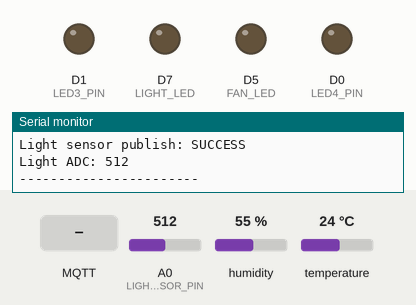
This sketch was run on a simulated ESP8266 (NodeMCU). Shown: output pins drawn as LEDs (lit = HIGH), the last lines printed to the serial monitor. Inputs (shaded band) come from the test bench; at power-on: A0 (LIGHT_SENSOR_PIN) = 512, humidity 55 %, temperature 24 °C. WiFi joins after 1.5 s; servers stay silent unless stated; a WiFi scan finds three made-up networks; random numbers use the default seed unless the sketch sets one; no MQTT or app messages arrive unless stated.

Above: at 5.7 s.
5.8 s: MQTT message "ON" arrives on the first subscribed topic
At 6.3 s:
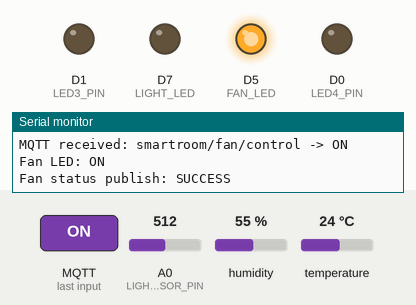
7.3 s: MQTT message "ON" arrives on the second subscribed topic
At 8.5 s:
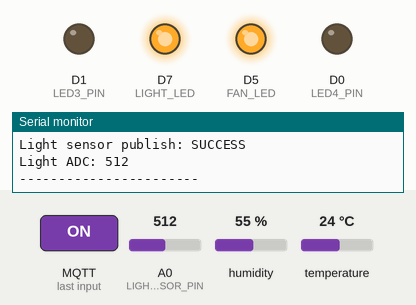
8.8 s: MQTT message "OFF" arrives on the first subscribed topic
At 9.8 s:
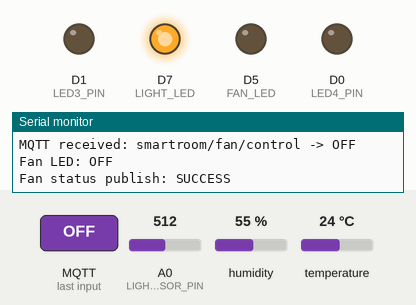
10.3 s: MQTT message "ON" arrives on the third subscribed topic
At 11.0 s:
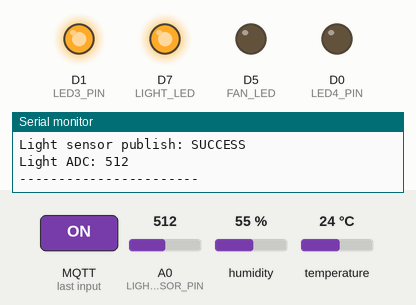
11.8 s: MQTT message "OFF" arrives on the second subscribed topic
At 12.2 s:
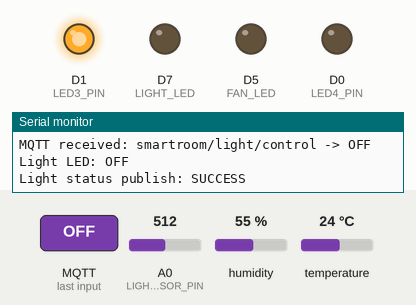
13.3 s: MQTT message "ON" arrives on the first subscribed topic
At 14.5 s:
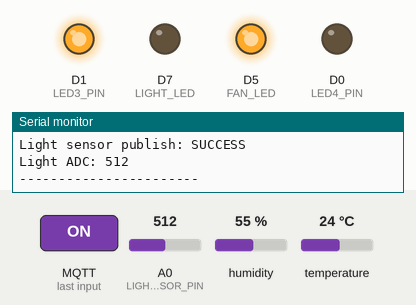
Timing chart, 0 to 15.8 s (numbered marks = the images above; inputs shaded):
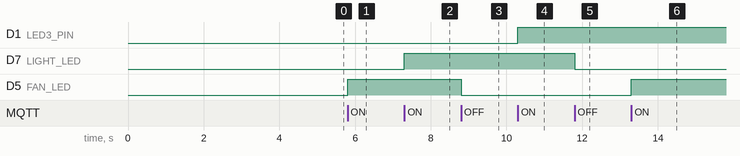

Measured:
- after the input at 5.8 s, D5 (FAN_LED): LOW → HIGH at once
- after the input at 7.3 s, D7 (LIGHT_LED): LOW → HIGH at once
- after the input at 8.8 s, D5 (FAN_LED): HIGH → LOW at once
- after the input at 10.3 s, D1 (LED3_PIN): LOW → HIGH at once
- after the input at 11.8 s, D7 (LIGHT_LED): HIGH → LOW at once
- after the input at 13.3 s, D5 (FAN_LED): LOW → HIGH at once

The sketch:

iotptit.ino
```cpp
#include <ESP8266WiFi.h>
#include <PubSubClient.h>
#include <DHT.h>
#include "secrets.h"

// =====================================================
// WIFI CONFIG
// =====================================================


// =====================================================
// MQTT CONFIG
// =====================================================

const int MQTT_PORT = 1884;


// =====================================================
// MQTT TOPICS
// =====================================================

// ---------- SENSOR ----------

const char* TEMPERATURE_TOPIC =
  "smartroom/sensor/temperature";

const char* HUMIDITY_TOPIC =
  "smartroom/sensor/humidity";

const char* LIGHT_SENSOR_TOPIC =
  "smartroom/sensor/light";

const char* RANDOM_SENSOR_TOPIC = "smartroom/sensor/random";


// ---------- FAN ----------

const char* FAN_CONTROL_TOPIC =
  "smartroom/fan/control";

const char* FAN_STATUS_TOPIC =
  "smartroom/fan/status";


// ---------- LIGHT ----------

const char* LIGHT_CONTROL_TOPIC =
  "smartroom/light/control";

const char* LIGHT_STATUS_TOPIC =
  "smartroom/light/status";

const char* LED3_CONTROL_TOPIC = "smartroom/led3/control";
const char* LED3_STATUS_TOPIC = "smartroom/led3/status";
const char* LED4_CONTROL_TOPIC = "smartroom/led4/control";
const char* LED4_STATUS_TOPIC = "smartroom/led4/status";


// =====================================================
// PIN CONFIG
// =====================================================

// DHT11
#define DHTPIN D2
#define DHTTYPE DHT11

// LED xanh = FAN
#define FAN_LED D5

// LED trắng = LIGHT
#define LIGHT_LED D7

// Hai LED bổ sung.
#define LED3_PIN D1
#define LED4_PIN D0

// Light Sensor
#define LIGHT_SENSOR_PIN A0


// =====================================================
// OBJECTS
// =====================================================

DHT dht(DHTPIN, DHTTYPE);

WiFiClient wifiClient;

PubSubClient mqttClient(wifiClient);


// =====================================================
// TIMER
// =====================================================

unsigned long lastSensorPublish = 0;

// Publish sensor data every 3 seconds
const unsigned long SENSOR_INTERVAL = 3000;

void applyExtraLed(const String& topic, const String& message,
                   const char* controlTopic, const char* statusTopic, uint8_t pin) {
  if (topic != controlTopic || (message != "ON" && message != "OFF")) return;
  digitalWrite(pin, message == "ON" ? HIGH : LOW);
  mqttClient.publish(statusTopic, message.c_str(), true);
}


// =====================================================
// CONNECT WIFI
// =====================================================

void connectWiFi() {

  WiFi.mode(WIFI_STA);
  int networkCount = WiFi.scanNetworks();
  bool targetVisible = false;
  for (int i = 0; i < networkCount; i++) {
    if (WiFi.SSID(i) == WIFI_SSID) targetVisible = true;
  }
  WiFi.scanDelete();
  Serial.print("Configured WiFi visible: ");
  Serial.println(targetVisible ? "yes" : "no");

  Serial.print("Connecting to WiFi");

  WiFi.begin(
    WIFI_SSID,
    WIFI_PASSWORD
  );

  unsigned int attempts = 0;
  while (WiFi.status() != WL_CONNECTED) {

    delay(500);

    Serial.print(".");
    if (++attempts % 20 == 0) {
      Serial.print(" status=");
      Serial.println(WiFi.status());
    }
  }

  Serial.println();

  Serial.println("WiFi connected!");

  Serial.print("ESP8266 IP: ");
  Serial.println(WiFi.localIP());
}


// =====================================================
// MQTT CALLBACK
// =====================================================

void mqttCallback(
  char* topic,
  byte* payload,
  unsigned int length
) {

  // ---------------------------------------------------
  // Convert MQTT payload to String
  // ---------------------------------------------------

  String message = "";

  for (
    unsigned int i = 0;
    i < length;
    i++
  ) {

    message += (char)payload[i];
  }


  // ---------------------------------------------------
  // Print received MQTT message
  // ---------------------------------------------------

  Serial.print("MQTT received: ");
  Serial.print(topic);
  Serial.print(" -> ");
  Serial.println(message);


  // ===================================================
  // FAN CONTROL
  // ===================================================

  if (
    String(topic) ==
    FAN_CONTROL_TOPIC
  ) {

    // -------------------------------------------------
    // FAN ON
    // -------------------------------------------------

    if (message == "ON") {

      digitalWrite(
        FAN_LED,
        HIGH
      );

      Serial.println("Fan LED: ON");


      // -----------------------------------------------
      // Publish actual status
      // -----------------------------------------------

      bool success = mqttClient.publish(
        FAN_STATUS_TOPIC,
        "ON",
        true
      );

      Serial.print("Fan status publish: ");
      Serial.println(
        success ? "SUCCESS" : "FAILED"
      );
    }


    // -------------------------------------------------
    // FAN OFF
    // -------------------------------------------------

    else if (
      message == "OFF"
    ) {

      digitalWrite(
        FAN_LED,
        LOW
      );

      Serial.println("Fan LED: OFF");


      // -----------------------------------------------
      // Publish actual status
      // -----------------------------------------------

      bool success = mqttClient.publish(
        FAN_STATUS_TOPIC,
        "OFF",
        true
      );

      Serial.print("Fan status publish: ");
      Serial.println(
        success ? "SUCCESS" : "FAILED"
      );
    }
  }


  // ===================================================
  // LIGHT CONTROL
  // ===================================================

  if (
    String(topic) ==
    LIGHT_CONTROL_TOPIC
  ) {

    // -------------------------------------------------
    // LIGHT ON
    // -------------------------------------------------

    if (message == "ON") {

      digitalWrite(
        LIGHT_LED,
        HIGH
      );

      Serial.println("Light LED: ON");


      // -----------------------------------------------
      // Publish actual status
      // -----------------------------------------------

      bool success = mqttClient.publish(
        LIGHT_STATUS_TOPIC,
        "ON",
        true
      );

      Serial.print("Light status publish: ");
      Serial.println(
        success ? "SUCCESS" : "FAILED"
      );
    }


    // -------------------------------------------------
    // LIGHT OFF
    // -------------------------------------------------

    else if (
      message == "OFF"
    ) {

      digitalWrite(
        LIGHT_LED,
        LOW
      );

      Serial.println("Light LED: OFF");


      // -----------------------------------------------
      // Publish actual status
      // -----------------------------------------------

      bool success = mqttClient.publish(
        LIGHT_STATUS_TOPIC,
        "OFF",
        true
      );

      Serial.print("Light status publish: ");
      Serial.println(
        success ? "SUCCESS" : "FAILED"
      );
    }
  }

  applyExtraLed(String(topic), message, LED3_CONTROL_TOPIC, LED3_STATUS_TOPIC, LED3_PIN);
  applyExtraLed(String(topic), message, LED4_CONTROL_TOPIC, LED4_STATUS_TOPIC, LED4_PIN);
}


// =====================================================
// CONNECT MQTT
// =====================================================

void connectMQTT() {

  while (
    !mqttClient.connected()
  ) {

    Serial.print("Connecting to MQTT...");


    // -------------------------------------------------
    // Create unique client ID
    // -------------------------------------------------

    String clientId =
      "ESP8266-" +
      String(
        ESP.getChipId()
      );


    // -------------------------------------------------
    // Connect using username/password
    // -------------------------------------------------

    if (
      mqttClient.connect(
        clientId.c_str(),
        MQTT_USERNAME,
        MQTT_PASSWORD
      )
    ) {

      Serial.println("connected!");


      // ===============================================
      // SUBSCRIBE FAN CONTROL
      // ===============================================

      bool fanSubscribed =
        mqttClient.subscribe(
          FAN_CONTROL_TOPIC
        );


      // ===============================================
      // SUBSCRIBE LIGHT CONTROL
      // ===============================================

      bool lightSubscribed =
        mqttClient.subscribe(
          LIGHT_CONTROL_TOPIC
        );

      bool led3Subscribed = mqttClient.subscribe(LED3_CONTROL_TOPIC);
      bool led4Subscribed = mqttClient.subscribe(LED4_CONTROL_TOPIC);


      // -------------------------------------------------
      // Print subscription result
      // -------------------------------------------------

      Serial.println("Subscribed:");

      Serial.print("  ");
      Serial.print(FAN_CONTROL_TOPIC);
      Serial.print(" -> ");
      Serial.println(
        fanSubscribed ? "SUCCESS" : "FAILED"
      );

      Serial.print("  ");
      Serial.print(LIGHT_CONTROL_TOPIC);
      Serial.print(" -> ");
      Serial.println(
        lightSubscribed ? "SUCCESS" : "FAILED"
      );

      Serial.print("  "); Serial.print(LED3_CONTROL_TOPIC);
      Serial.println(led3Subscribed ? " -> SUCCESS" : " -> FAILED");
      Serial.print("  "); Serial.print(LED4_CONTROL_TOPIC);
      Serial.println(led4Subscribed ? " -> SUCCESS" : " -> FAILED");
    }


    // -------------------------------------------------
    // MQTT CONNECTION FAILED
    // -------------------------------------------------

    else {

      Serial.print(
        "failed, rc="
      );

      Serial.println(
        mqttClient.state()
      );

      Serial.println(
        "Retrying in 10 seconds..."
      );

      delay(10000);
    }
  }
}


// =====================================================
// PUBLISH SENSOR DATA
// =====================================================

void publishSensorData() {

  // ===================================================
  // READ DHT11
  // ===================================================

  float humidity =
    dht.readHumidity();

  float temperature =
    dht.readTemperature();


  // ===================================================
  // READ LIGHT SENSOR
  // ===================================================

  int lightValue =
    analogRead(
      LIGHT_SENSOR_PIN
    );


  // ===================================================
  // CHECK DHT11
  // ===================================================

  if (
    isnan(humidity) ||
    isnan(temperature)
  ) {

    Serial.println(
      "Failed to read DHT11!"
    );
  }

  else {

    // -------------------------------------------------
    // Convert temperature to String
    // -------------------------------------------------

    char temperatureString[10];

    dtostrf(
      temperature,
      1,
      2,
      temperatureString
    );


    // -------------------------------------------------
    // Convert humidity to String
    // -------------------------------------------------

    char humidityString[10];

    dtostrf(
      humidity,
      1,
      2,
      humidityString
    );


    // =================================================
    // PUBLISH TEMPERATURE
    // =================================================

    bool temperatureSuccess =
      mqttClient.publish(
        TEMPERATURE_TOPIC,
        temperatureString
      );

    Serial.print(
      "Temperature publish: "
    );

    Serial.println(
      temperatureSuccess
        ? "SUCCESS"
        : "FAILED"
    );


    // =================================================
    // PUBLISH HUMIDITY
    // =================================================

    bool humiditySuccess =
      mqttClient.publish(
        HUMIDITY_TOPIC,
        humidityString
      );

    Serial.print(
      "Humidity publish: "
    );

    Serial.println(
      humiditySuccess
        ? "SUCCESS"
        : "FAILED"
    );


    // =================================================
    // PRINT TEMPERATURE
    // =================================================

    Serial.print(
      "Temperature: "
    );

    Serial.print(
      temperature
    );

    Serial.println(
      " C"
    );


    // =================================================
    // PRINT HUMIDITY
    // =================================================

    Serial.print(
      "Humidity: "
    );

    Serial.print(
      humidity
    );

    Serial.println(
      " %"
    );
  }


  // ===================================================
  // LIGHT SENSOR
  // ===================================================

  char lightString[10];

  sprintf(
    lightString,
    "%d",
    lightValue
  );


  // ===================================================
  // PUBLISH LIGHT SENSOR VALUE
  // ===================================================

  bool lightSuccess =
    mqttClient.publish(
      LIGHT_SENSOR_TOPIC,
      lightString
    );

  Serial.print(
    "Light sensor publish: "
  );

  Serial.println(
    lightSuccess
      ? "SUCCESS"
      : "FAILED"
  );


  // ===================================================
  // PRINT LIGHT VALUE
  // ===================================================

  Serial.print(
    "Light ADC: "
  );

  Serial.println(
    lightValue
  );

  // Giá trị thứ tư là dữ liệu mô phỏng, không phải cảm biến vật lý.
  char randomString[5];
  snprintf(randomString, sizeof(randomString), "%ld", random(0, 101));
  mqttClient.publish(RANDOM_SENSOR_TOPIC, randomString);

  Serial.println(
    "-----------------------"
  );
}


// =====================================================
// SETUP
// =====================================================

void setup() {

  // ===================================================
  // SERIAL MONITOR
  // ===================================================

  Serial.begin(115200);

  delay(1000);


  // ===================================================
  // INITIALIZE DHT11
  // ===================================================

  dht.begin();
  randomSeed(micros() ^ analogRead(LIGHT_SENSOR_PIN));


  // ===================================================
  // LED OUTPUTS
  // ===================================================

  pinMode(
    FAN_LED,
    OUTPUT
  );

  pinMode(
    LIGHT_LED,
    OUTPUT
  );

  pinMode(LED3_PIN, OUTPUT);
  pinMode(LED4_PIN, OUTPUT);

  // ===================================================
  // DEFAULT OFF
  // ===================================================

  digitalWrite(
    FAN_LED,
    LOW
  );

  digitalWrite(
    LIGHT_LED,
    LOW
  );

  digitalWrite(LED3_PIN, LOW);
  digitalWrite(LED4_PIN, LOW);


  Serial.println();
  Serial.println(
    "================================"
  );
  Serial.println(
    " Smart Room ESP8266"
  );
  Serial.println(
    "================================"
  );


  // ===================================================
  // CONNECT WIFI
  // ===================================================

  connectWiFi();


  // ===================================================
  // MQTT CONFIG
  // ===================================================

  mqttClient.setServer(
    MQTT_BROKER,
    MQTT_PORT
  );

  mqttClient.setCallback(
    mqttCallback
  );
}


// =====================================================
// LOOP
// =====================================================

void loop() {

  // ===================================================
  // RECONNECT WIFI
  // ===================================================

  if (
    WiFi.status() !=
    WL_CONNECTED
  ) {

    Serial.println(
      "WiFi disconnected!"
    );

    connectWiFi();
  }


  // ===================================================
  // RECONNECT MQTT
  // ===================================================

  if (
    !mqttClient.connected()
  ) {

    connectMQTT();
  }


  // ===================================================
  // PROCESS MQTT MESSAGES
  // ===================================================

  mqttClient.loop();


  // ===================================================
  // PUBLISH SENSOR DATA
  // ===================================================

  unsigned long currentMillis =
    millis();


  if (
    currentMillis -
    lastSensorPublish >=
    SENSOR_INTERVAL
  ) {

    lastSensorPublish =
      currentMillis;

    publishSensorData();
  }
}
```

secrets.example.h
```cpp
#pragma once
// Copy to secrets.h and fill in your local Wi-Fi and MQTT settings.
const char* WIFI_SSID = "YOUR_2_4_GHZ_WIFI";
const char* WIFI_PASSWORD = "YOUR_WIFI_PASSWORD";
const char* MQTT_BROKER = "YOUR_LAPTOP_LAN_IP";
const char* MQTT_USERNAME = "YOUR_MQTT_USERNAME";
const char* MQTT_PASSWORD = "YOUR_MQTT_PASSWORD";
```
